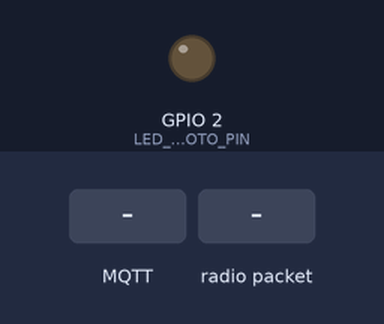
The program below on a simulated ESP8266 (NodeMCU). Shown: output pins drawn as LEDs (lit = HIGH). The inputs (shaded band) are chosen by the test bench. WiFi joins after 1.5 s; servers stay silent unless stated; the local clock reads 2024-03-15 10:24:30 at power-on unless the program sets it; random numbers use the default seed unless the program sets one; no radio packets arrive unless stated; no MQTT or app messages arrive unless stated; what the program prints to the serial monitor is not drawn.

Above: at 2.7 s.
2.8 s: MQTT message "ON" arrives on the first subscribed topic
At 4.0 s:
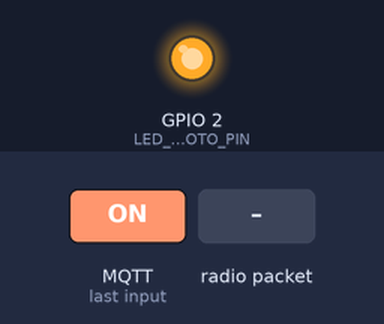
4.3 s: MQTT message "OFF" arrives on the first subscribed topic
At 4.7 s:
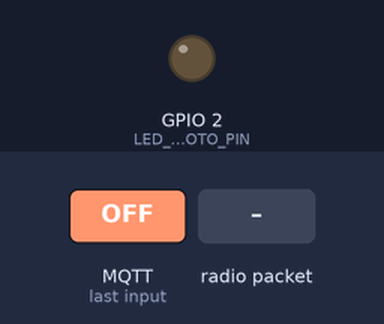
5.8 s: MQTT message "AUTO" arrives on the first subscribed topic
7.3 s: radio packet "LUX=" arrives
At 8.8 s:
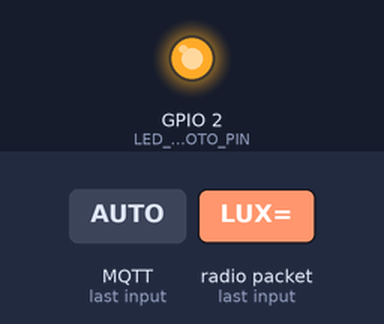
Timing chart, 0 to 10.3 s (numbered marks = the images above; inputs shaded):
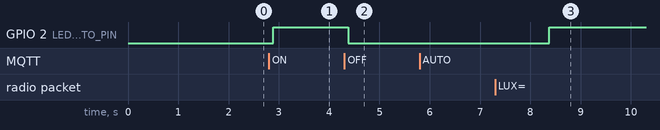

The program:

main.cpp
```cpp
#include <ESP8266WiFi.h>
#include <WiFiClientSecure.h>
#include <PubSubClient.h>
#include <SPI.h>
#include <LoRa.h>
#include <time.h>
#include <ArduinoJson.h>  // Necesaria para StaticJsonDocument y serializeJson

// Configuración WiFi
const char* ssid = "SSID";
const char* password = "PASSS";

// Configuración MQTT
const char* mqtt_server = "144b0f0b708947df835498a9bf10bfb5.s1.eu.hivemq.cloud";
const int mqtt_port = 8883;
const char* mqtt_user = "ispc2025";
const char* mqtt_password = "ispc2025A";

// Topics MQTT
const char* data_topic = "sistema/luz/ambiente";
const char* control_topic = "sistema/luz/control";
const char* status_topic = "sistema/luz/estado";

// Pines LoRa
#define LORA_SS    15
#define LORA_RST   0
#define LORA_DIO0  5

// Pin para el LED del ESP8266 (control local)
#define LED_REMOTO_PIN 2  // Equivalente a D4

// Objetos para WiFi y MQTT
WiFiClientSecure espClient;
PubSubClient client(espClient);

// Variables de estado
float lux = 0.0;
int luzAmbientePorc = 0;
bool luzRefuerzo = false;  // Estado actual del LED
bool modoForzado = false;  // Si se ha forzado el estado manualmente
unsigned long ultimoComando = 0;

#define MSG_BUFFER_SIZE (256)
char msg[MSG_BUFFER_SIZE];

// Declaraciones adelantadas de funciones
void restartWithMessage(const char* reason);
void setup_wifi();
void enviarDatos();
String getTimestamp();
void reconnect();

// Reinicia el ESP8266 mostrando el mensaje de error
void restartWithMessage(const char* reason) {
  Serial.println(reason);
  delay(2000);
  ESP.restart();
}

// Conexión a WiFi
void setup_wifi() {
  Serial.print("Conectando a ");
  Serial.println(ssid);
  WiFi.begin(ssid, password);

  int wifi_attempts = 0;
  while (WiFi.status() != WL_CONNECTED) {
    delay(500);
    Serial.print(".");
    wifi_attempts++;
    if (wifi_attempts > 20) {
      restartWithMessage("No se pudo conectar a WiFi. Reiniciando...");
    }
  }

  Serial.println("\nWiFi conectado. IP: ");
  Serial.println(WiFi.localIP());
}

// Obtener timestamp formateado
String getTimestamp() {
  time_t now = time(nullptr);
  struct tm* timeinfo = localtime(&now);
  char buf[25];
  strftime(buf, sizeof(buf), "%Y-%m-%d %H:%M:%S", timeinfo);
  return String(buf);
}

// Enviar datos formateados vía MQTT
void enviarDatos() {
  String timestamp = getTimestamp();
  StaticJsonDocument<256> doc;

  doc["timestamp"] = timestamp;
  doc["lux"] = lux;
  doc["porcentaje"] = luzAmbientePorc;
  doc["estado_luz"] = luzRefuerzo ? "on" : "off";
  doc["modo"] = modoForzado ? "forzado" : "automatico";
  doc["rssi"] = WiFi.RSSI();
  doc["ip"] = WiFi.localIP().toString();

  serializeJson(doc, msg);
  client.publish(data_topic, msg);

  Serial.print("Datos enviados: ");
  Serial.println(msg);
}

// Función de callback para procesar mensajes MQTT
void callback(char* topic, byte* payload, unsigned int length) {
  Serial.print("Mensaje recibido en topic: ");
  Serial.println(topic);

  // Convertir payload a String
  String message;
  for (unsigned int i = 0; i < length; i++) {
    message += (char)payload[i];
  }

  // Procesar comandos de control recibidos en el topic control_topic
  if (strcmp(topic, control_topic) == 0) {
    if (message.equalsIgnoreCase("ON")) {
      // Envío del comando LoRa para forzar el LED del ESP32 encendido
      LoRa.beginPacket();
      LoRa.print("LED_ON");
      LoRa.endPacket();

      luzRefuerzo = true;
      modoForzado = true;
      ultimoComando = millis();
      Serial.println("Comando ON recibido y reenviado a ESP32");
    }
    else if (message.equalsIgnoreCase("OFF")) {
      // Envío del comando LoRa para forzar el LED del ESP32 apagado
      LoRa.beginPacket();
      LoRa.print("LED_OFF");
      LoRa.endPacket();

      luzRefuerzo = false;
      modoForzado = true;
      ultimoComando = millis();
      Serial.println("Comando OFF recibido y reenviado a ESP32");
    }
    else if (message.equalsIgnoreCase("AUTO")) {
      // Modo automático: se desactiva el forzado y se vuelve al control automático
      modoForzado = false;
      ultimoComando = millis();
      Serial.println("Comando AUTO recibido");
    }

    // Actualizar LED local para reflejar el estado del control forzado
    digitalWrite(LED_REMOTO_PIN, luzRefuerzo ? HIGH : LOW);
    enviarDatos();
  }
}

// Reconexión al broker MQTT
void reconnect() {
  while (!client.connected()) {
    Serial.print("Intentando conexión MQTT...");
    String clientId = "ESP8266Client-";
    clientId += String(random(0xffff), HEX);

    if (client.connect(clientId.c_str(), mqtt_user, mqtt_password)) {
      Serial.println("Conectado al servidor MQTT");
      client.subscribe(control_topic);
      client.publish(status_topic, "ESP8266 conectado");
    } else {
      Serial.print("Falló, rc=");
      Serial.print(client.state());
      Serial.println(" intentando de nuevo en 5 segundos");
      delay(5000);
    }
  }
}

void setup() {
  Serial.begin(9600);
  pinMode(LED_REMOTO_PIN, OUTPUT);
  digitalWrite(LED_REMOTO_PIN, LOW);

  setup_wifi();

  // Configuración de la hora mediante NTP
  configTime(0, 0, "pool.ntp.org");
  Serial.println("Obteniendo hora...");
  while (time(nullptr) < 100000) {
    delay(500);
    Serial.print(".");
  }
  Serial.println("\nHora configurada");

  // Inicialización de LoRa
  LoRa.setPins(LORA_SS, LORA_RST, LORA_DIO0);
  if (!LoRa.begin(433E6)) {
    restartWithMessage("Error al iniciar LoRa");
  }
  Serial.println("LoRa iniciado correctamente");

  // Configuración de MQTT
  espClient.setInsecure(); // Se omite la verificación SSL
  client.setServer(mqtt_server, mqtt_port);
  client.setCallback(callback);
}

void loop() {
  // Reconectar a MQTT si se pierde la conexión
  if (!client.connected()) {
    reconnect();
  }
  client.loop();

  // Verificar si se reciben datos vía LoRa (por ejemplo, la lectura de luminosidad enviada por el ESP32)
  if (LoRa.parsePacket()) {
    String datos = LoRa.readString();
    if (datos.startsWith("LUX=")) {
      lux = datos.substring(4).toFloat();
      luzAmbientePorc = constrain(map(lux, 0, 500, 0, 100), 0, 100);

      // Si no estamos en modo forzado, se controla automáticamente el LED local según la luminosidad
      if (!modoForzado) {
        luzRefuerzo = (lux < 50);
        digitalWrite(LED_REMOTO_PIN, luzRefuerzo ? HIGH : LOW);
      }

      enviarDatos();
    }
  }

  // Vuelve a modo automático si no se recibe cambio de comando forzado durante 1 minuto
  if (modoForzado && millis() - ultimoComando > 60000) {
    modoForzado = false;
    Serial.println("Volviendo a modo automático por inactividad");
  }

  delay(100);
}
```

Measured:
- after the input at 2.8 s, GPIO 2 (LED_REMOTO_PIN): LOW → HIGH after 0.09 s
- after the input at 4.3 s, GPIO 2 (LED_REMOTO_PIN): HIGH → LOW after 0.08 s
- after the input at 5.8 s, every drawn part: stays the same
- after the input at 7.3 s, GPIO 2 (LED_REMOTO_PIN): LOW → HIGH after 1.1 s
